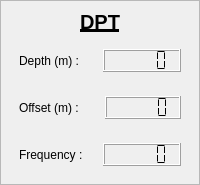
             <widget class="QFrame" name="verticalFrame_dpt">
              <property name="frameShape">
               <enum>QFrame::Shape::StyledPanel</enum>
              </property>
              <layout class="QVBoxLayout" name="verticalLayout_25">
               <property name="leftMargin">
                <number>9</number>
               </property>
               <property name="topMargin">
                <number>9</number>
               </property>
               <property name="rightMargin">
                <number>9</number>
               </property>
               <property name="bottomMargin">
                <number>9</number>
               </property>
               <item>
                <widget class="QLabel" name="label_89">
                 <property name="sizePolicy">
                  <sizepolicy hsizetype="Preferred" vsizetype="Maximum">
                   <horstretch>0</horstretch>
                   <verstretch>0</verstretch>
                  </sizepolicy>
                 </property>
                 <property name="font">
                  <font>
                   <pointsize>15</pointsize>
                   <bold>true</bold>
                   <underline>true</underline>
                  </font>
                 </property>
                 <property name="text">
                  <string>DPT</string>
                 </property>
                 <property name="alignment">
                  <set>Qt::AlignmentFlag::AlignCenter</set>
                 </property>
                </widget>
               </item>
               <item>
                <layout class="QHBoxLayout" name="horizontalLayout_72">
                 <property name="leftMargin">
                  <number>9</number>
                 </property>
                 <property name="topMargin">
                  <number>9</number>
                 </property>
                 <property name="rightMargin">
                  <number>9</number>
                 </property>
                 <property name="bottomMargin">
                  <number>9</number>
                 </property>
                 <item>
                  <widget class="QLabel" name="label_91">
                   <property name="text">
                    <string>Depth (m) :</string>
                   </property>
                  </widget>
                 </item>
                 <item>
                  <widget class="QLCDNumber" name="lcdNumber_depth_dpt">
                   <property name="sizePolicy">
                    <sizepolicy hsizetype="Minimum" vsizetype="Maximum">
                     <horstretch>0</horstretch>
                     <verstretch>0</verstretch>
                    </sizepolicy>
                   </property>
                   <property name="segmentStyle">
                    <enum>QLCDNumber::SegmentStyle::Flat</enum>
                   </property>
                  </widget>
                 </item>
                </layout>
               </item>
               <item>
                <layout class="QHBoxLayout" name="horizontalLayout_73">
                 <property name="spacing">
                  <number>9</number>
                 </property>
                 <property name="leftMargin">
                  <number>9</number>
                 </property>
                 <property name="topMargin">
                  <number>9</number>
                 </property>
                 <property name="rightMargin">
                  <number>9</number>
                 </property>
                 <property name="bottomMargin">
                  <number>9</number>
                 </property>
                 <item>
                  <widget class="QLabel" name="label_92">
                   <property name="text">
                    <string>Offset (m) :</string>
                   </property>
                  </widget>
                 </item>
                 <item>
                  <widget class="QLCDNumber" name="lcdNumber_depth_offset_dpt">
                   <property name="sizePolicy">
                    <sizepolicy hsizetype="Minimum" vsizetype="Maximum">
                     <horstretch>0</horstretch>
                     <verstretch>0</verstretch>
                    </sizepolicy>
                   </property>
                   <property name="segmentStyle">
                    <enum>QLCDNumber::SegmentStyle::Flat</enum>
                   </property>
                  </widget>
                 </item>
                </layout>
               </item>
               <item>
                <layout class="QHBoxLayout" name="horizontalLayout_74">
                 <property name="leftMargin">
                  <number>9</number>
                 </property>
                 <property name="topMargin">
                  <number>9</number>
                 </property>
                 <property name="rightMargin">
                  <number>9</number>
                 </property>
                 <property name="bottomMargin">
                  <number>9</number>
                 </property>
                 <item>
                  <widget class="QLabel" name="label_93">
                   <property name="text">
                    <string>Frequency :</string>
                   </property>
                  </widget>
                 </item>
                 <item>
                  <widget class="QLCDNumber" name="lcdNumber_frequency_dpt">
                   <property name="sizePolicy">
                    <sizepolicy hsizetype="Minimum" vsizetype="Maximum">
                     <horstretch>0</horstretch>
                     <verstretch>0</verstretch>
                    </sizepolicy>
                   </property>
                   <property name="frameShadow">
                    <enum>QFrame::Shadow::Raised</enum>
                   </property>
                   <property name="smallDecimalPoint">
                    <bool>false</bool>
                   </property>
                   <property name="digitCount">
                    <number>5</number>
                   </property>
                   <property name="segmentStyle">
                    <enum>QLCDNumber::SegmentStyle::Flat</enum>
                   </property>
                  </widget>
                 </item>
                </layout>
               </item>
              </layout>
             </widget>
